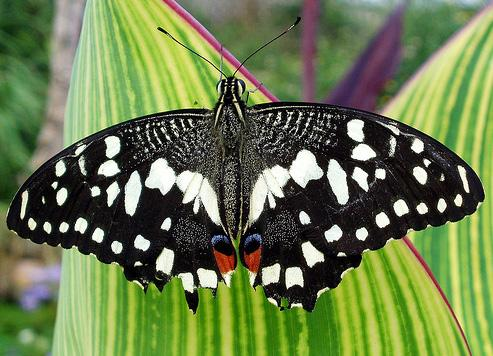
#> input picture notebooks/butterfly.jpg, 493 x 356 px
$ jupyter execute pyramids.ipynb
#> lines starting #> are read from the running program, lines starting #| are printed output that depends on the picture
# Image Pyramids

It is a very useful technique when we required scaling in object detection. OpenCV uses two common kinds of image pyramids Gaussian and Laplacian pyramid. Use the pyrUp() and pyrDown() function in OpenCV to downsample or upsample a image. Check the below code for practical implementation. For more information, check this [link](https://docs.opencv.org/3.4/d4/d1f/tutorial_pyramids.html).

[cell 1]
import cv2
import numpy as np
import matplotlib.pyplot as plt

[cell 2]
image = cv2.imread('butterfly.jpg')
#> image is the input picture: shape (356, 493, 3); mean B, G, R 77.2, 123.6, 107
image = cv2.cvtColor(image, cv2.COLOR_BGR2RGB)
plt.figure(figsize=(20, 20))
plt.subplot(2, 2, 1)
plt.title("Original")
plt.imshow(image)
smaller = cv2.pyrDown(image)
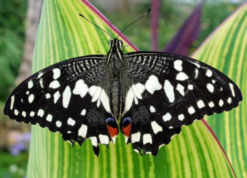
#> smaller: shape (178, 247, 3); mean R, G, B 107, 123.6, 77.2
larger = cv2.pyrUp(smaller)
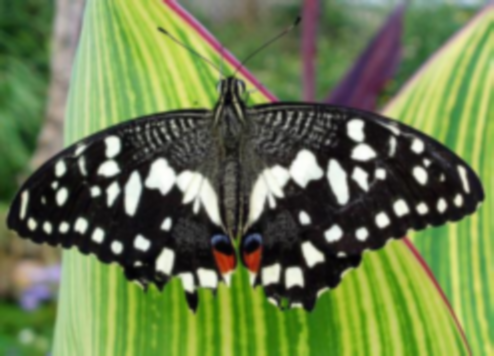
#> larger: shape (356, 494, 3); mean R, G, B 107.1, 123.8, 77.3
plt.subplot(2, 2, 2)
plt.title("Smaller")
plt.imshow(smaller)
plt.subplot(2, 2, 3)
plt.title("Larger")
plt.imshow(larger)
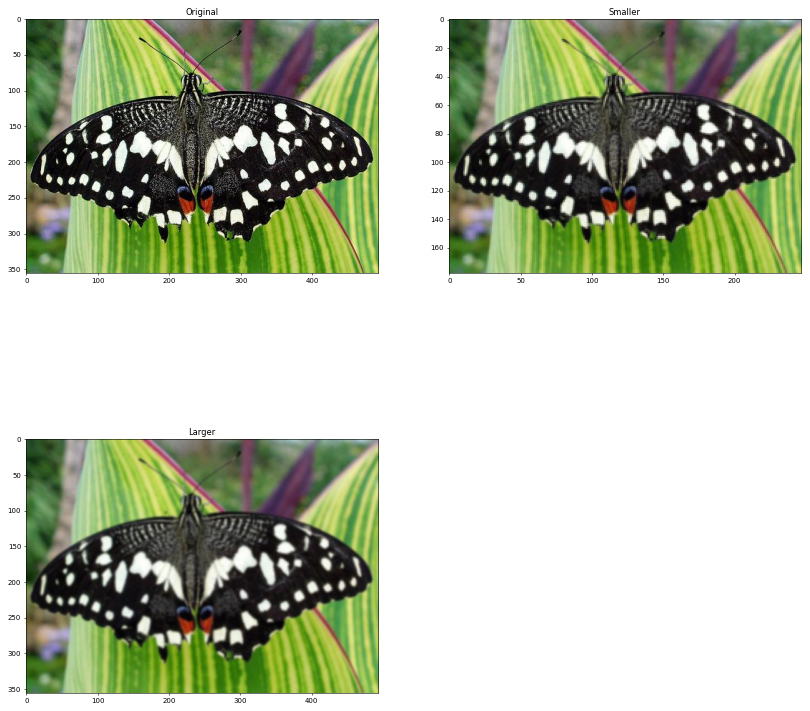
#> figure drawn by matplotlib, 3 panels

$ run again, with notebooks/building.jpg copied over notebooks/butterfly.jpg
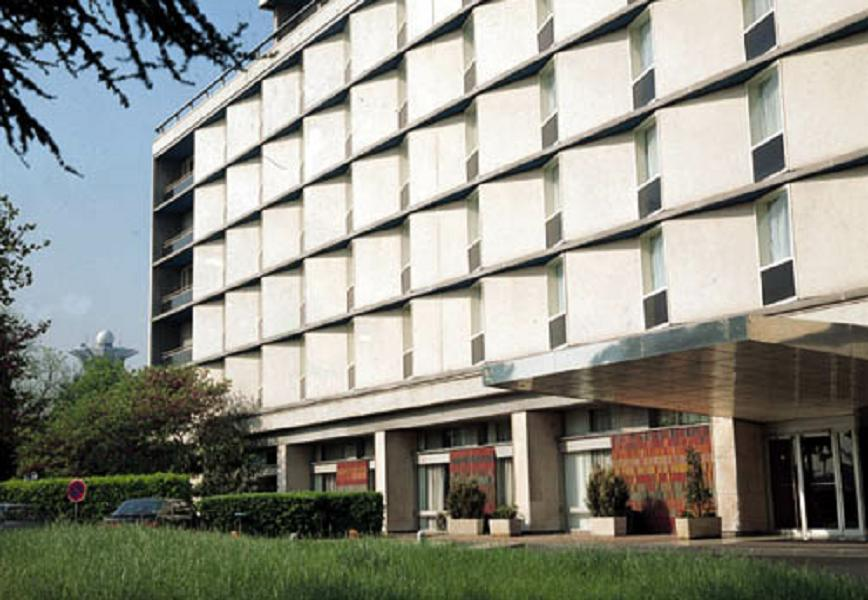
#> input picture notebooks/building.jpg, 868 x 600 px
#> image is the input picture: shape (600, 868, 3); mean B, G, R 133.7, 143.6, 142.9
#> `smaller = cv2.pyrDown(image)`:
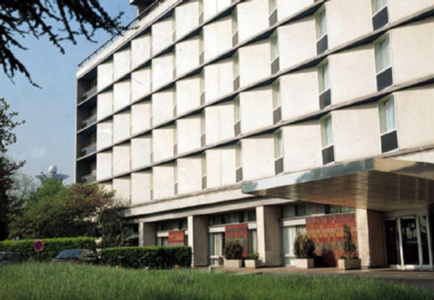
#> smaller: shape (300, 434, 3); mean R, G, B 143, 143.6, 133.8
#> `[cell 2] image = cv2.imread('butterfly.jpg') image = cv2.cvtColor(imag..`:
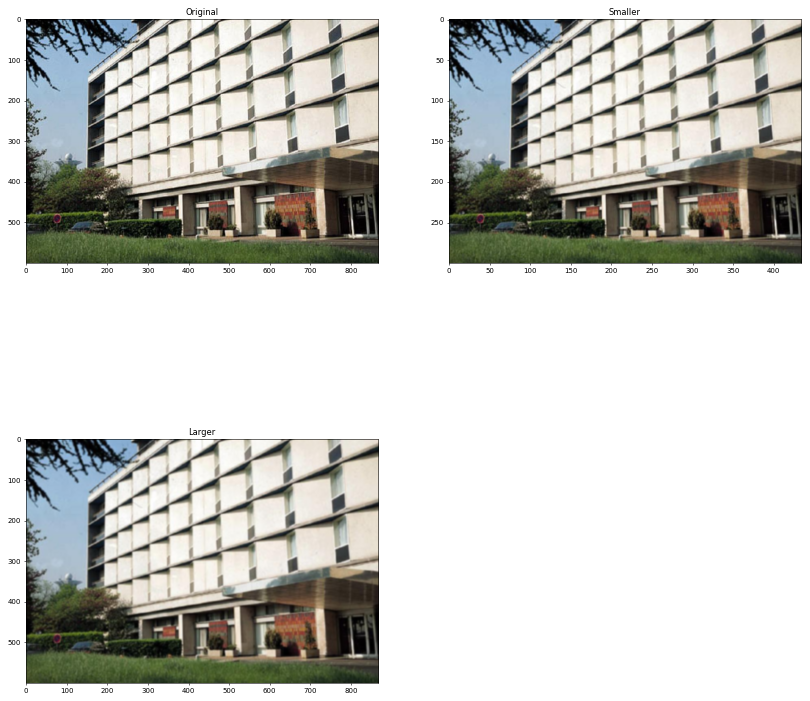
#> figure drawn by matplotlib, 3 panels

$ run again, with notebooks/fruits.jpg copied over notebooks/butterfly.jpg
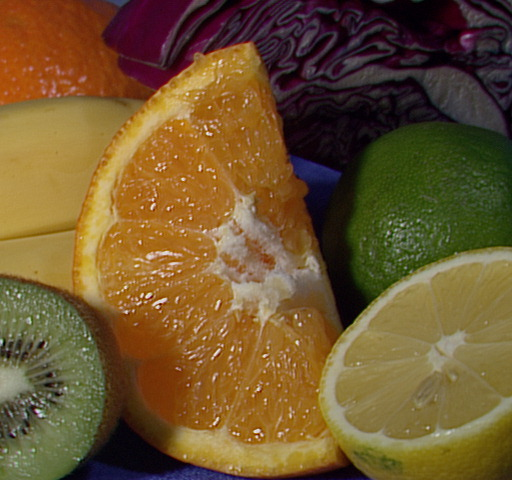
#> input picture notebooks/fruits.jpg, 512 x 480 px
#> image is the input picture: shape (480, 512, 3); mean B, G, R 46.2, 85.6, 110.8
#> `larger = cv2.pyrUp(smaller)`:
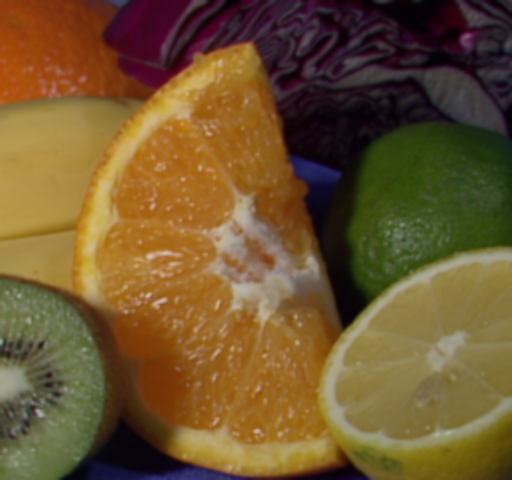
#> larger: shape (480, 512, 3); mean R, G, B 110.9, 85.7, 46.3
#> `[cell 2] image = cv2.imread('butterfly.jpg') image = cv2.cvtColor(imag..`:
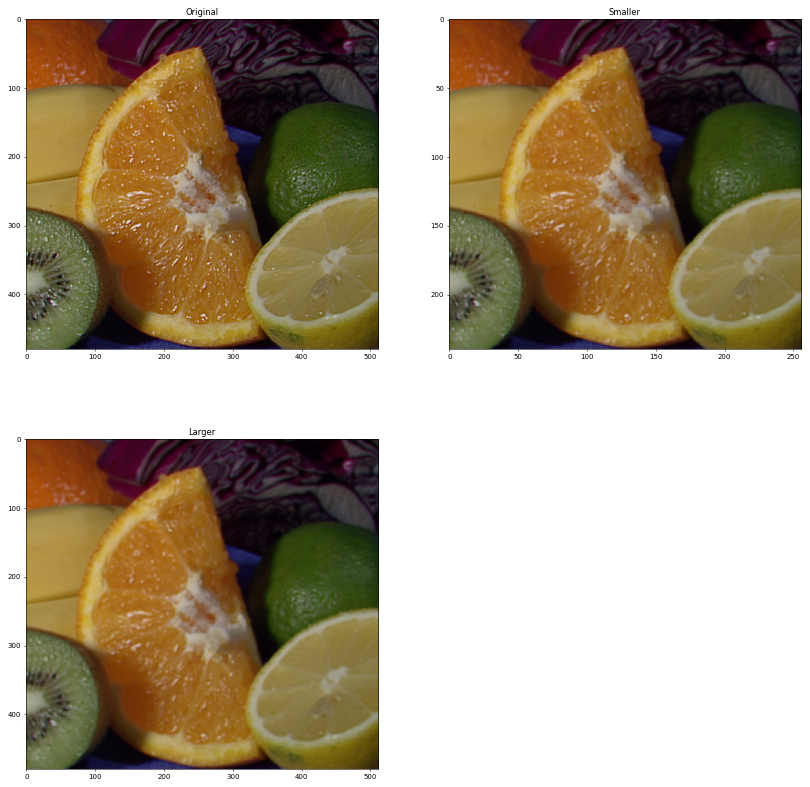
#> figure drawn by matplotlib, 3 panels

$ run again, with notebooks/home.jpg copied over notebooks/butterfly.jpg
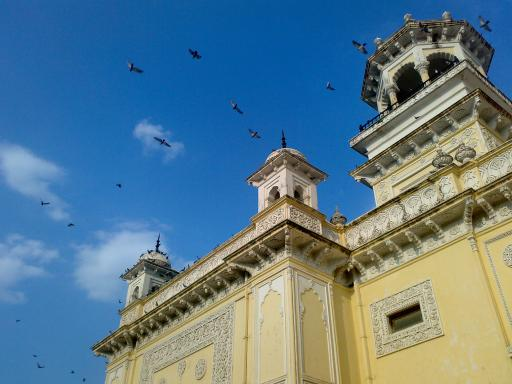
#> input picture notebooks/home.jpg, 512 x 384 px
#> image is the input picture: shape (384, 512, 3); mean B, G, R 141.2, 123.9, 91.6
#> `larger = cv2.pyrUp(smaller)`:
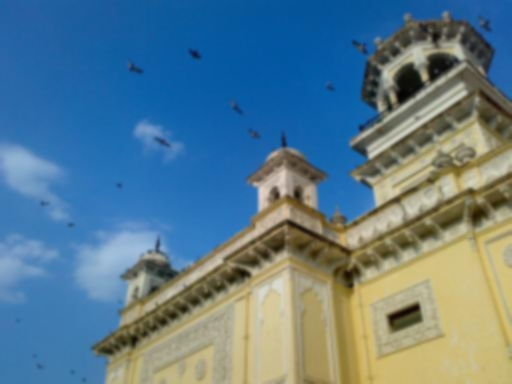
#> larger: shape (384, 512, 3); mean R, G, B 91.7, 123.9, 141.3
#> `[cell 2] image = cv2.imread('butterfly.jpg') image = cv2.cvtColor(imag..`:
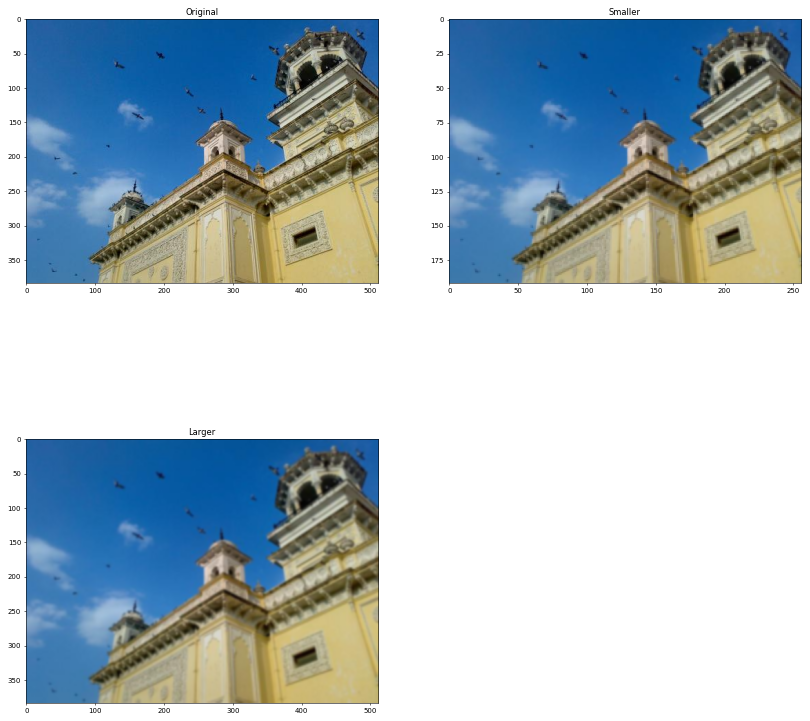
#> figure drawn by matplotlib, 3 panels
